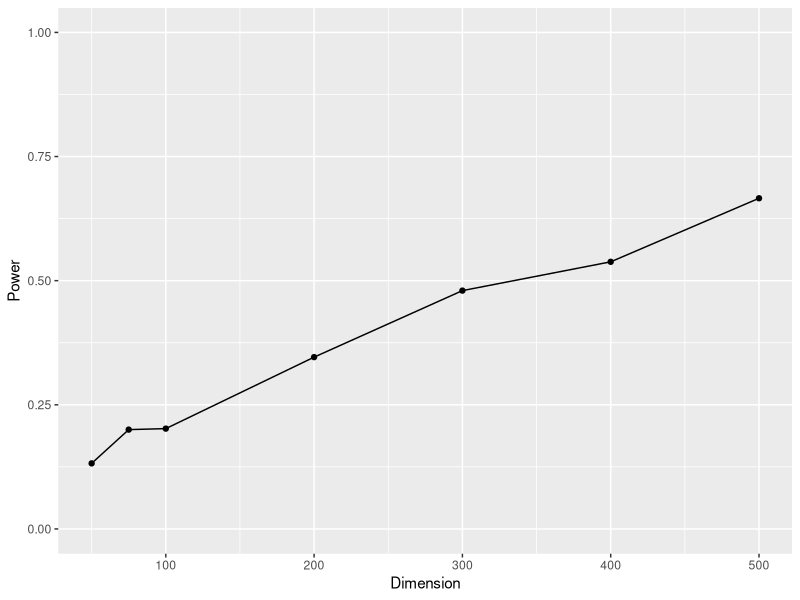
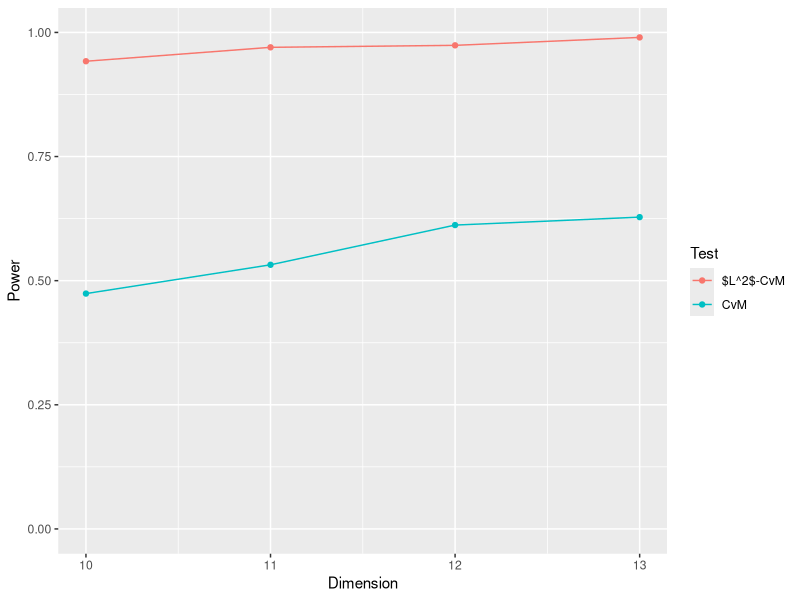
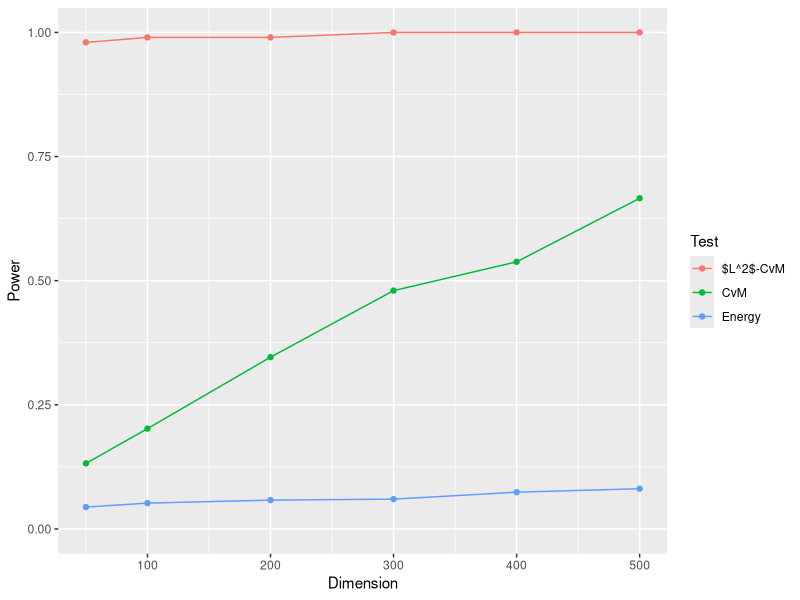

These charts were generated, in order, by the following R code:
data1<- cbind(Dimension=c(50,75,100,200,300,400,500), Power=c(0.132,0.2,0.202,0.346,0.48,0.538,0.666))
data1<-data.frame(data1)
library(ggplot2)
ggplot(data1, aes(x=Dimension, y=Power))+geom_point()+geom_line()+ylim(c(0,1))


data2<- cbind(Dimension=rep(c(10,11,12,13),2), Power=c(0.474,0.532,0.612,0.628,0.942,0.97,0.974,0.99), 
                      Test=(c(rep("CvM",4), rep("$L^2$-CvM",4))))

data2<-data.frame(data2)

data2$Power<-as.numeric(data2$Power)
data2$Dimension<-as.numeric(data2$Dimension)

ggplot(data2, aes(x=Dimension, y=Power, colour=Test))+geom_point()+geom_line()+ylim(c(0,1))

data3 <- data.frame(Dimension=rep(c(50,100,200,300,400,500),3), Power=c(0.132,0.202,0.346,0.48,0.538,0.666, 0.98,0.99,0.99,1,1,1,
                                                                        0.044,0.052,0.058,0.06,0.074,0.081), Test=c(rep("CvM",6), rep("$L^2$-CvM",6), rep("Energy",6)))

data3$Power<-as.numeric(data3$Power)
data3$Dimension<-as.numeric(data3$Dimension)

ggplot(data3, aes(x=Dimension, y=Power, colour=Test))+geom_point()+geom_line()+ylim(c(0,1))
